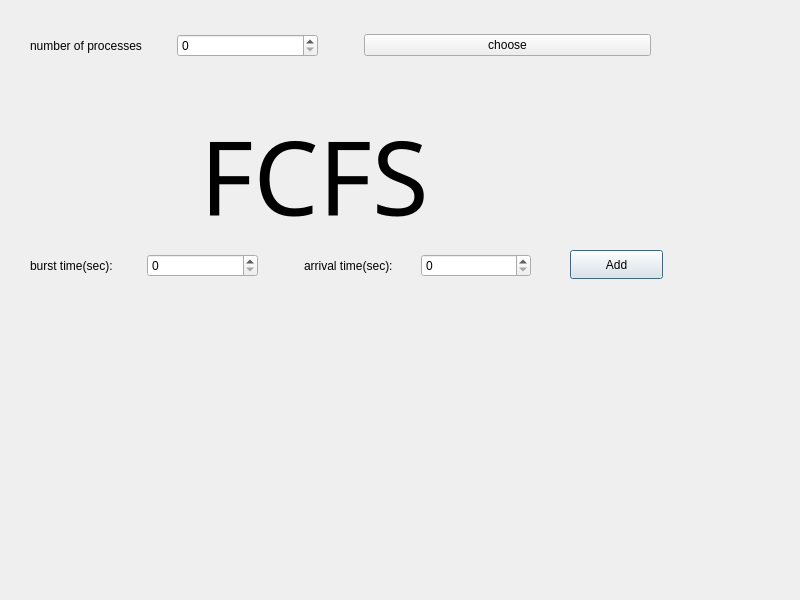
<?xml version="1.0" encoding="UTF-8"?>
<ui version="4.0">
 <class>FCFS2</class>
 <widget class="QDialog" name="FCFS2">
  <property name="geometry">
   <rect>
    <x>0</x>
    <y>0</y>
    <width>800</width>
    <height>600</height>
   </rect>
  </property>
  <property name="windowTitle">
   <string>Dialog</string>
  </property>
  <widget class="QPushButton" name="pushButton_2">
   <property name="geometry">
    <rect>
     <x>570</x>
     <y>250</y>
     <width>93</width>
     <height>29</height>
    </rect>
   </property>
   <property name="text">
    <string>Add</string>
   </property>
  </widget>
  <widget class="QWidget" name="layoutWidget">
   <property name="geometry">
    <rect>
     <x>30</x>
     <y>10</y>
     <width>621</width>
     <height>71</height>
    </rect>
   </property>
   <layout class="QHBoxLayout" name="horizontalLayout_2">
    <item>
     <layout class="QHBoxLayout" name="horizontalLayout">
      <item>
       <widget class="QLabel" name="label">
        <property name="text">
         <string>number of processes</string>
        </property>
       </widget>
      </item>
      <item>
       <widget class="QSpinBox" name="spinBox"/>
      </item>
     </layout>
    </item>
    <item>
     <spacer name="horizontalSpacer_2">
      <property name="orientation">
       <enum>Qt::Horizontal</enum>
      </property>
      <property name="sizeType">
       <enum>QSizePolicy::Maximum</enum>
      </property>
      <property name="sizeHint" stdset="0">
       <size>
        <width>40</width>
        <height>20</height>
       </size>
      </property>
     </spacer>
    </item>
    <item>
     <widget class="QPushButton" name="pushButton">
      <property name="text">
       <string>choose</string>
      </property>
     </widget>
    </item>
   </layout>
  </widget>
  <widget class="QWidget" name="layoutWidget_2">
   <property name="geometry">
    <rect>
     <x>30</x>
     <y>250</y>
     <width>501</width>
     <height>31</height>
    </rect>
   </property>
   <layout class="QHBoxLayout" name="horizontalLayout_5">
    <item>
     <layout class="QHBoxLayout" name="horizontalLayout_3">
      <item>
       <widget class="QLabel" name="label_4">
        <property name="text">
         <string>burst time(sec):</string>
        </property>
       </widget>
      </item>
      <item>
       <widget class="QSpinBox" name="spinBox_2"/>
      </item>
     </layout>
    </item>
    <item>
     <spacer name="horizontalSpacer">
      <property name="orientation">
       <enum>Qt::Horizontal</enum>
      </property>
      <property name="sizeType">
       <enum>QSizePolicy::Maximum</enum>
      </property>
      <property name="sizeHint" stdset="0">
       <size>
        <width>40</width>
        <height>20</height>
       </size>
      </property>
     </spacer>
    </item>
    <item>
     <layout class="QHBoxLayout" name="horizontalLayout_4">
      <item>
       <widget class="QLabel" name="label_5">
        <property name="text">
         <string>arrival time(sec):</string>
        </property>
       </widget>
      </item>
      <item>
       <widget class="QSpinBox" name="spinBox_3"/>
      </item>
     </layout>
    </item>
   </layout>
  </widget>
  <widget class="QLabel" name="label_6">
   <property name="geometry">
    <rect>
     <x>200</x>
     <y>100</y>
     <width>751</width>
     <height>151</height>
    </rect>
   </property>
   <property name="font">
    <font>
     <family>Impact</family>
     <pointsize>77</pointsize>
    </font>
   </property>
   <property name="text">
    <string>FCFS</string>
   </property>
  </widget>
 </widget>
 <resources/>
 <connections/>
</ui>
